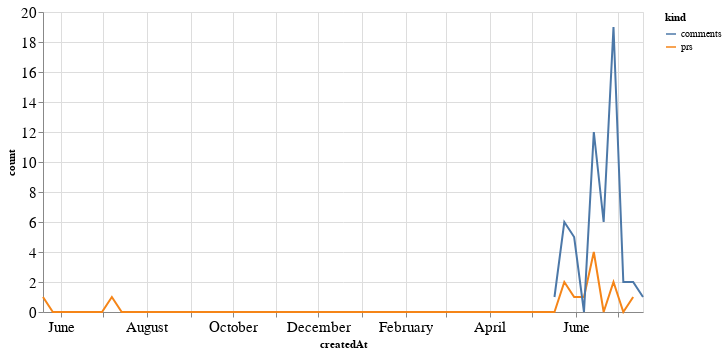

Source (notebook cell):
### Code cell
alt.Chart(total_time, width=600).mark_line().encode(
    x='createdAt',
    y='count',
    color='kind'
)

### Figure 1 — Vega-Lite specification as saved in the notebook (floating-point values rounded to 4 significant figures)
{"config": {"axisLeft": {"labelFontSize": 15}, "axisBottom": {"labelFontSize": 15}}, "data": {"name": "data-691b4ed2c40cd0894924528a9458ff96"}, "mark": "line", "encoding": {"color": {"type": "nominal", "field": "kind"}, "x": {"type": "temporal", "field": "createdAt"}, "y": {"type": "quantitative", "field": "count"}}, "width": 600, "$schema": "https://vega.github.io/schema/vega-lite/v4.8.1.json", "datasets": {"data-691b4ed2c40cd0894924528a9458ff96": [{"createdAt": "2019-05-19T00:00:00", "kind": "prs", "count": 1.0}, {"createdAt": "2019-05-26T00:00:00", "kind": "prs", "count": 0.0}, {"createdAt": "2019-06-02T00:00:00", "kind": "prs", "count": 0.0}, {"createdAt": "2019-06-09T00:00:00", "kind": "prs", "count": 0.0}, {"createdAt": "2019-06-16T00:00:00", "kind": "prs", "count": 0.0}, {"createdAt": "2019-06-23T00:00:00", "kind": "prs", "count": 0.0}, {"createdAt": "2019-06-30T00:00:00", "kind": "prs", "count": 0.0}, {"createdAt": "2019-07-07T00:00:00", "kind": "prs", "count": 1.0}, {"createdAt": "2019-07-14T00:00:00", "kind": "prs", "count": 0.0}, {"createdAt": "2019-07-21T00:00:00", "kind": "prs", "count": 0.0}, {"createdAt": "2019-07-28T00:00:00", "kind": "prs", "count": 0.0}, {"createdAt": "2019-08-04T00:00:00", "kind": "prs", "count": 0.0}, {"createdAt": "2019-08-11T00:00:00", "kind": "prs", "count": 0.0}, {"createdAt": "2019-08-18T00:00:00", "kind": "prs", "count": 0.0}, {"createdAt": "2019-08-25T00:00:00", "kind": "prs", "count": 0.0}, {"createdAt": "2019-09-01T00:00:00", "kind": "prs", "count": 0.0}, {"createdAt": "2019-09-08T00:00:00", "kind": "prs", "count": 0.0}, {"createdAt": "2019-09-15T00:00:00", "kind": "prs", "count": 0.0}, {"createdAt": "2019-09-22T00:00:00", "kind": "prs", "count": 0.0}, {"createdAt": "2019-09-29T00:00:00", "kind": "prs", "count": 0.0}, {"createdAt": "2019-10-06T00:00:00", "kind": "prs", "count": 0.0}, {"createdAt": "2019-10-13T00:00:00", "kind": "prs", "count": 0.0}, {"createdAt": "2019-10-20T00:00:00", "kind": "prs", "count": 0.0}, {"createdAt": "2019-10-27T00:00:00", "kind": "prs", "count": 0.0}, {"createdAt": "2019-11-03T00:00:00", "kind": "prs", "count": 0.0}, {"createdAt": "2019-11-10T00:00:00", "kind": "prs", "count": 0.0}, {"createdAt": "2019-11-17T00:00:00", "kind": "prs", "count": 0.0}, {"createdAt": "2019-11-24T00:00:00", "kind": "prs", "count": 0.0}, {"createdAt": "2019-12-01T00:00:00", "kind": "prs", "count": 0.0}, {"createdAt": "2019-12-08T00:00:00", "kind": "prs", "count": 0.0}, {"createdAt": "2019-12-15T00:00:00", "kind": "prs", "count": 0.0}, {"createdAt": "2019-12-22T00:00:00", "kind": "prs", "count": 0.0}, {"createdAt": "2019-12-29T00:00:00", "kind": "prs", "count": 0.0}, {"createdAt": "2020-01-05T00:00:00", "kind": "prs", "count": 0.0}, {"createdAt": "2020-01-12T00:00:00", "kind": "prs", "count": 0.0}, {"createdAt": "2020-01-19T00:00:00", "kind": "prs", "count": 0.0}, {"createdAt": "2020-01-26T00:00:00", "kind": "prs", "count": 0.0}, {"createdAt": "2020-02-02T00:00:00", "kind": "prs", "count": 0.0}, {"createdAt": "2020-02-09T00:00:00", "kind": "prs", "count": 0.0}, {"createdAt": "2020-02-16T00:00:00", "kind": "prs", "count": 0.0}, {"createdAt": "2020-02-23T00:00:00", "kind": "prs", "count": 0.0}, {"createdAt": "2020-03-01T00:00:00", "kind": "prs", "count": 0.0}, {"createdAt": "2020-03-08T00:00:00", "kind": "prs", "count": 0.0}, {"createdAt": "2020-03-15T00:00:00", "kind": "prs", "count": 0.0}, {"createdAt": "2020-03-22T00:00:00", "kind": "prs", "count": 0.0}, {"createdAt": "2020-03-29T00:00:00", "kind": "prs", "count": 0.0}, {"createdAt": "2020-04-05T00:00:00", "kind": "prs", "count": 0.0}, {"createdAt": "2020-04-12T00:00:00", "kind": "prs", "count": 0.0}, {"createdAt": "2020-04-19T00:00:00", "kind": "prs", "count": 0.0}, {"createdAt": "2020-04-26T00:00:00", "kind": "prs", "count": 0.0}, {"createdAt": "2020-05-03T00:00:00", "kind": "prs", "count": 0.0}, {"createdAt": "2020-05-10T00:00:00", "kind": "prs", "count": 0.0}, {"createdAt": "2020-05-17T00:00:00", "kind": "prs", "count": 0.0}, {"createdAt": "2020-05-24T00:00:00", "kind": "prs", "count": 2.0}, {"createdAt": "2020-05-31T00:00:00", "kind": "prs", "count": 1.0}, {"createdAt": "2020-06-07T00:00:00", "kind": "prs", "count": 1.0}, {"createdAt": "2020-06-14T00:00:00", "kind": "prs", "count": 4.0}, {"createdAt": "2020-06-21T00:00:00", "kind": "prs", "count": 0.0}, {"createdAt": "2020-06-28T00:00:00", "kind": "prs", "count": 2.0}, {"createdAt": "2020-07-05T00:00:00", "kind": "prs", "count": 0.0}, {"createdAt": "2020-07-12T00:00:00", "kind": "prs", "count": 1.0}, {"createdAt": "2020-07-19T00:00:00", "kind": "prs", "count": null}, {"createdAt": "2019-05-19T00:00:00", "kind": "comments", "count": null}, {"createdAt": "2019-05-26T00:00:00", "kind": "comments", "count": null}, {"createdAt": "2019-06-02T00:00:00", "kind": "comments", "count": null}, {"createdAt": "2019-06-09T00:00:00", "kind": "comments", "count": null}, {"createdAt": "2019-06-16T00:00:00", "kind": "comments", "count": null}, {"createdAt": "2019-06-23T00:00:00", "kind": "comments", "count": null}, {"createdAt": "2019-06-30T00:00:00", "kind": "comments", "count": null}, {"createdAt": "2019-07-07T00:00:00", "kind": "comments", "count": null}, {"createdAt": "2019-07-14T00:00:00", "kind": "comments", "count": null}, {"createdAt": "2019-07-21T00:00:00", "kind": "comments", "count": null}, {"createdAt": "2019-07-28T00:00:00", "kind": "comments", "count": null}, {"createdAt": "2019-08-04T00:00:00", "kind": "comments", "count": null}, {"createdAt": "2019-08-11T00:00:00", "kind": "comments", "count": null}, {"createdAt": "2019-08-18T00:00:00", "kind": "comments", "count": null}, {"createdAt": "2019-08-25T00:00:00", "kind": "comments", "count": null}, {"createdAt": "2019-09-01T00:00:00", "kind": "comments", "count": null}, {"createdAt": "2019-09-08T00:00:00", "kind": "comments", "count": null}, {"createdAt": "2019-09-15T00:00:00", "kind": "comments", "count": null}, {"createdAt": "2019-09-22T00:00:00", "kind": "comments", "count": null}, {"createdAt": "2019-09-29T00:00:00", "kind": "comments", "count": null}, {"createdAt": "2019-10-06T00:00:00", "kind": "comments", "count": null}, {"createdAt": "2019-10-13T00:00:00", "kind": "comments", "count": null}, {"createdAt": "2019-10-20T00:00:00", "kind": "comments", "count": null}, {"createdAt": "2019-10-27T00:00:00", "kind": "comments", "count": null}, {"createdAt": "2019-11-03T00:00:00", "kind": "comments", "count": null}, {"createdAt": "2019-11-10T00:00:00", "kind": "comments", "count": null}, {"createdAt": "2019-11-17T00:00:00", "kind": "comments", "count": null}, {"createdAt": "2019-11-24T00:00:00", "kind": "comments", "count": null}, {"createdAt": "2019-12-01T00:00:00", "kind": "comments", "count": null}, {"createdAt": "2019-12-08T00:00:00", "kind": "comments", "count": null}, {"createdAt": "2019-12-15T00:00:00", "kind": "comments", "count": null}, {"createdAt": "2019-12-22T00:00:00", "kind": "comments", "count": null}, {"createdAt": "2019-12-29T00:00:00", "kind": "comments", "count": null}, {"createdAt": "2020-01-05T00:00:00", "kind": "comments", "count": null}, {"createdAt": "2020-01-12T00:00:00", "kind": "comments", "count": null}, {"createdAt": "2020-01-19T00:00:00", "kind": "comments", "count": null}, {"createdAt": "2020-01-26T00:00:00", "kind": "comments", "count": null}, {"createdAt": "2020-02-02T00:00:00", "kind": "comments", "count": null}, {"createdAt": "2020-02-09T00:00:00", "kind": "comments", "count": null}, {"createdAt": "2020-02-16T00:00:00", "kind": "comments", "count": null}, {"createdAt": "2020-02-23T00:00:00", "kind": "comments", "count": null}, {"createdAt": "2020-03-01T00:00:00", "kind": "comments", "count": null}, {"createdAt": "2020-03-08T00:00:00", "kind": "comments", "count": null}, {"createdAt": "2020-03-15T00:00:00", "kind": "comments", "count": null}, {"createdAt": "2020-03-22T00:00:00", "kind": "comments", "count": null}, {"createdAt": "2020-03-29T00:00:00", "kind": "comments", "count": null}, {"createdAt": "2020-04-05T00:00:00", "kind": "comments", "count": null}, {"createdAt": "2020-04-12T00:00:00", "kind": "comments", "count": null}, {"createdAt": "2020-04-19T00:00:00", "kind": "comments", "count": null}, {"createdAt": "2020-04-26T00:00:00", "kind": "comments", "count": null}, {"createdAt": "2020-05-03T00:00:00", "kind": "comments", "count": null}, {"createdAt": "2020-05-10T00:00:00", "kind": "comments", "count": null}, {"createdAt": "2020-05-17T00:00:00", "kind": "comments", "count": 1.0}, {"createdAt": "2020-05-24T00:00:00", "kind": "comments", "count": 6.0}, {"createdAt": "2020-05-31T00:00:00", "kind": "comments", "count": 5.0}, {"createdAt": "2020-06-07T00:00:00", "kind": "comments", "count": 0.0}, {"createdAt": "2020-06-14T00:00:00", "kind": "comments", "count": 12.0}, {"createdAt": "2020-06-21T00:00:00", "kind": "comments", "count": 6.0}, {"createdAt": "2020-06-28T00:00:00", "kind": "comments", "count": 19.0}, {"createdAt": "2020-07-05T00:00:00", "kind": "comments", "count": 2.0}, {"createdAt": "2020-07-12T00:00:00", "kind": "comments", "count": 2.0}, {"createdAt": "2020-07-19T00:00:00", "kind": "comments", "count": 1.0}]}}
